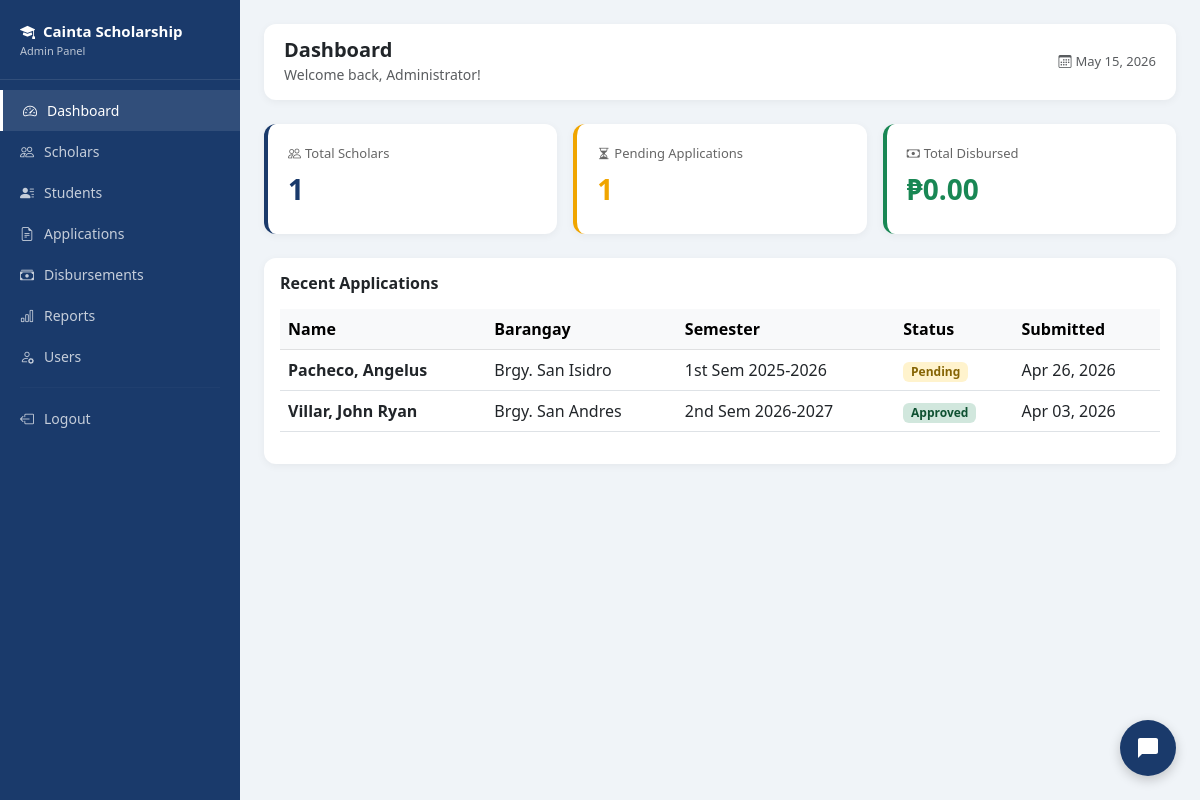
/admin/dashboard.php (signed in), run on an earlier commit of the app's database.
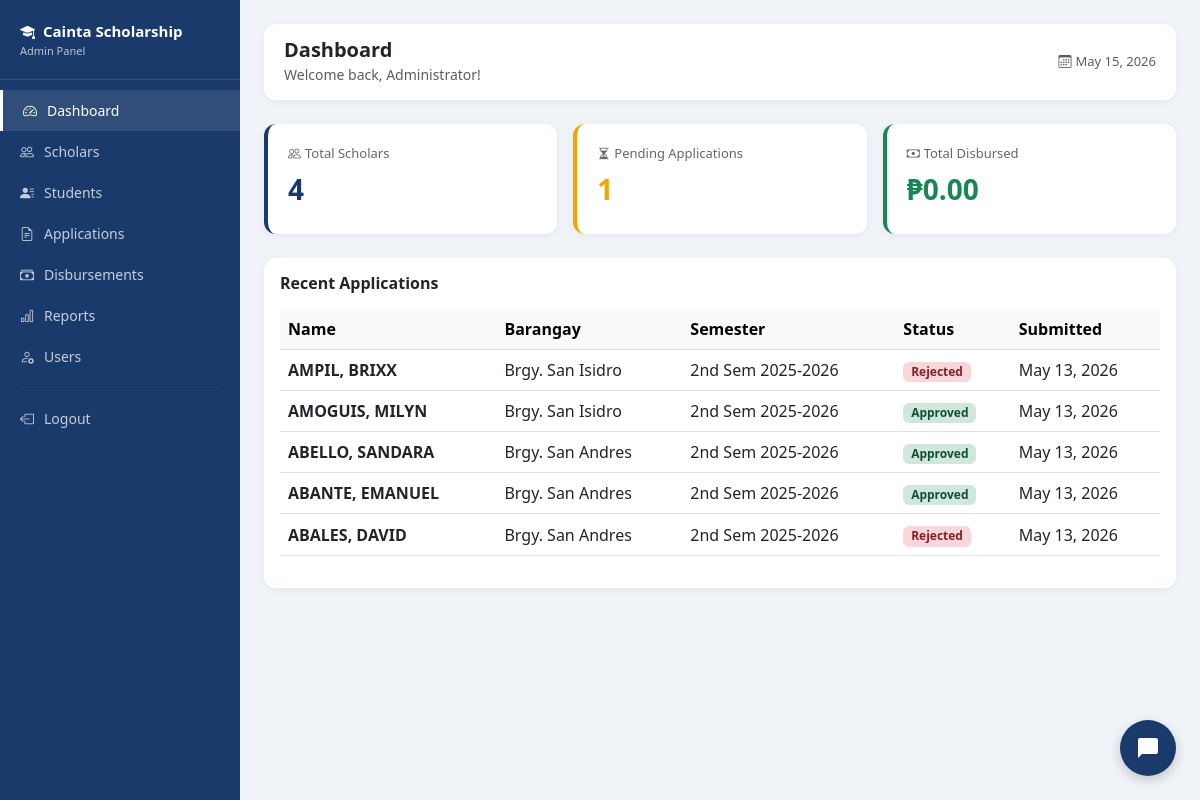
And on a later commit of the database.
### tables this page shows
CREATE TABLE `applications` (
  `application_id` int(11) NOT NULL,
  `scholar_id` int(11) NOT NULL,
  `school_year` varchar(20) DEFAULT NULL,
  `semester` enum('1st','2nd') DEFAULT NULL,
  `gwa` decimal(4,2) DEFAULT NULL,
  `monthly_income` decimal(10,2) DEFAULT NULL,
  `status` enum('pending','for_review','approved','rejected','incomplete') DEFAULT 'pending',
  `remarks` text DEFAULT NULL,
  `submitted_at` timestamp NOT NULL DEFAULT current_timestamp(),
  `father_name` varchar(100) DEFAULT NULL,
  `father_occupation` varchar(100) DEFAULT NULL,
  `mother_name` varchar(100) DEFAULT NULL,
  `mother_occupation` varchar(100) DEFAULT NULL
);

CREATE TABLE `students` (
  `student_id` int(11) NOT NULL,
  `first_name` varchar(50) NOT NULL,
  `last_name` varchar(50) NOT NULL,
  `middle_name` varchar(50) DEFAULT NULL,
  `email` varchar(100) NOT NULL,
  `password` varchar(255) NOT NULL,
  `contact_no` varchar(20) DEFAULT NULL,
  `address` text DEFAULT NULL,
  `barangay` varchar(100) DEFAULT NULL,
  `birthdate` date DEFAULT NULL,
  `gender` enum('Male','Female') DEFAULT NULL,
  `is_active` tinyint(4) DEFAULT 1,
  `created_at` timestamp NOT NULL DEFAULT current_timestamp(),
  `is_archived` tinyint(4) DEFAULT 0,
  `archived_at` timestamp NULL DEFAULT NULL,
  `archive_reason` varchar(255) DEFAULT NULL
);

### admin/dashboard.php (the view, shortened to what this page needs)
<?php
require_once '../includes/db.php';
$total_scholars = $pdo->query("SELECT COUNT(*) FROM scholars WHERE status='active'")->fetchColumn();
$total_applications = $pdo->query("SELECT COUNT(*) FROM applications WHERE status='pending'")->fetchColumn();
$total_disbursed = $pdo->query("SELECT SUM(amount) FROM disbursements WHERE status='released'")->fetchColumn();
$recent_apps = $pdo->query("
    SELECT a.*, s.first_name, s.last_name, s.barangay
    FROM applications a
    JOIN students s ON a.scholar_id = s.student_id
    ORDER BY a.submitted_at DESC LIMIT 5
")->fetchAll();
?>
<!DOCTYPE html>
<html lang="en">
<head>
    <link href="https://cdn.jsdelivr.net/npm/bootstrap@5.3.0/dist/css/bootstrap.min.css" rel="stylesheet">
    <link href="https://cdn.jsdelivr.net/npm/bootstrap-icons@1.10.0/font/bootstrap-icons.css" rel="stylesheet">
</head>
<body>
<div class="sidebar" id="sidebar">
    <div class="sidebar-brand">
        <i class="bi bi-mortarboard-fill me-2"></i>Cainta Scholarship
        <small>Admin Panel</small>
    </div>
    <nav>
        <a href="dashboard.php" class="nav-link active"><i class="bi bi-speedometer2"></i> Dashboard</a>
        <a href="scholars.php" class="nav-link"><i class="bi bi-people"></i> Scholars</a>
        <a href="students.php" class="nav-link"><i class="bi bi-person-lines-fill"></i> Students</a>
        <a href="applications.php" class="nav-link"><i class="bi bi-file-earmark-text"></i> Applications</a>
        <a href="disbursements.php" class="nav-link"><i class="bi bi-cash-stack"></i> Disbursements</a>
        <a href="reports.php" class="nav-link"><i class="bi bi-bar-chart"></i> Reports</a>
        <a href="users.php" class="nav-link"><i class="bi bi-person-gear"></i> Users</a>
        <hr style="border-color: rgba(255,255,255,0.1); margin: 10px 20px;">
        <a href="../logout.php" class="nav-link"><i class="bi bi-box-arrow-left"></i> Logout</a>
    </nav>
</div>
<div class="main-content">
    <div class="topbar">
        <div>
            <h5 class="mb-0 fw-bold">Dashboard</h5>
            <small class="text-muted">Welcome back, <?= htmlspecialchars($_SESSION['full_name']) ?>!</small>
        </div>
        <div class="text-muted" style="font-size:13px;">
            <i class="bi bi-calendar3 me-1"></i><?= date('F d, Y') ?>
        </div>
    </div>
    <div class="row g-3 mb-4">
        <div class="col-md-4">
            <div class="stat-card" style="border-color: #1A3A6B;">
                <div class="stat-label"><i class="bi bi-people me-1"></i>Total Scholars</div>
                <div class="stat-value" style="color:#1A3A6B;"><?= $total_scholars ?></div>
            </div>
        </div>
        <div class="col-md-4">
            <div class="stat-card" style="border-color: #f0a500;">
                <div class="stat-label"><i class="bi bi-hourglass-split me-1"></i>Pending Applications</div>
                <div class="stat-value" style="color:#f0a500;"><?= $total_applications ?></div>
            </div>
        </div>
        <div class="col-md-4">
            <div class="stat-card" style="border-color: #198754;">
                <div class="stat-label"><i class="bi bi-cash me-1"></i>Total Disbursed</div>
                <div class="stat-value" style="color:#198754;">₱<?= number_format($total_disbursed ?? 0, 2) ?></div>
            </div>
        </div>
    </div>
    <div class="card">
        <div class="card-body">
            <h6 class="card-title fw-bold mb-3">Recent Applications</h6>
            <div class="table-responsive">
                <table class="table table-hover align-middle">
                    <thead class="table-light">
                        <tr>
                            <th>Name</th>
                            <th>Barangay</th>
                            <th>Semester</th>
                            <th>Status</th>
                            <th>Submitted</th>
                        </tr>
                    </thead>
                    <tbody>
                        <?php if(empty($recent_apps)): ?>
                        <tr><td colspan="5" class="text-center text-muted py-4">No applications yet.</td></tr>
                        <?php else: ?>
                        <?php foreach($recent_apps as $app): ?>
                        <tr>
                            <td><strong><?= htmlspecialchars($app['last_name'] . ', ' . $app['first_name']) ?></strong></td>
                            <td><?= htmlspecialchars($app['barangay']) ?></td>
                            <td><?= $app['semester'] ?> Sem <?= $app['school_year'] ?></td>
                            <td><span class="badge badge-<?= $app['status'] ?>"><?= ucfirst(str_replace('_', ' ', $app['status'])) ?></span></td>
                            <td><?= date('M d, Y', strtotime($app['submitted_at'])) ?></td>
                        </tr>
                        <?php endforeach; ?>
                        <?php endif; ?>
                    </tbody>
                </table>
            </div>
        </div>
    </div>
</div>
<?php include '../chatbot_widget.php'; ?>
</body>
</html>

What changed in the data, as far as the page shows it:
no longer on this page (row unchanged): applications: students.last_name+first_name "Pacheco, Angelus", students.barangay "Brgy. San Isidro", semester "1st", school_year "2025-2026", status "Pending", submitted_at "Apr 26, 2026"
removed applications: students.last_name+first_name "Villar, John Ryan", students.barangay "Brgy. San Andres", semester "2nd", school_year "2026-2027", status "Approved", submitted_at "Apr 03, 2026"
added applications: students.last_name+first_name "AMPIL, BRIXX", students.barangay "Brgy. San Isidro", semester "2nd", school_year "2025-2026", status "Rejected", submitted_at "May 13, 2026"
added applications: students.last_name+first_name "AMOGUIS, MILYN", students.barangay "Brgy. San Isidro", semester "2nd", school_year "2025-2026", status "Approved", submitted_at "May 13, 2026"
added applications: students.last_name+first_name "ABELLO, SANDARA", students.barangay "Brgy. San Andres", semester "2nd", school_year "2025-2026", status "Approved", submitted_at "May 13, 2026"
added applications: students.last_name+first_name "ABANTE, EMANUEL", students.barangay "Brgy. San Andres", semester "2nd", school_year "2025-2026", status "Approved", submitted_at "May 13, 2026"
added applications: students.last_name+first_name "ABALES, DAVID", students.barangay "Brgy. San Andres", semester "2nd", school_year "2025-2026", status "Rejected", submitted_at "May 13, 2026"
Also different on the page:
$total_scholars: "1" → "4"
